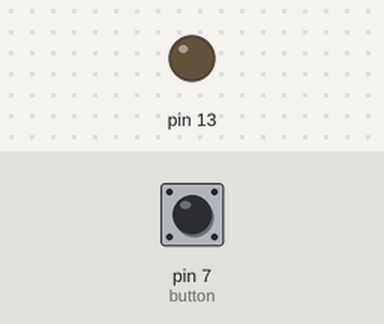
Bench run of a sketch on a simulated Arduino Uno, built with avr-gcc and run on an emulated ATmega328P. Parts: output pins drawn as LEDs (lit = HIGH). The test bench sets the inputs (shaded band); at power-on: pin 7 (button) LOW. What the sketch prints to the serial monitor is not drawn.

Above: at 1.2 s.
1.3 s: pin 7 (button) pulled HIGH for 0.15 s
At 1.37 s:
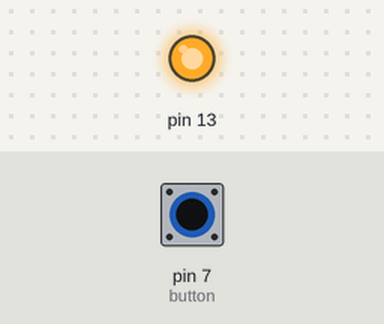
2.9 s: pin 7 (button) pulled HIGH for 3.2 s
At 6.9 s:
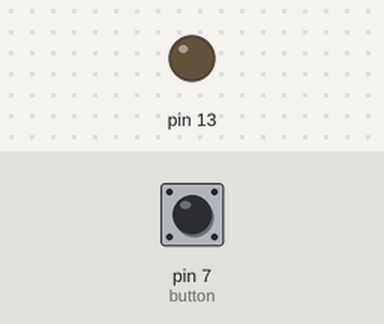
Timing chart, 0 to 8.4 s (numbered marks = the images above; inputs shaded):
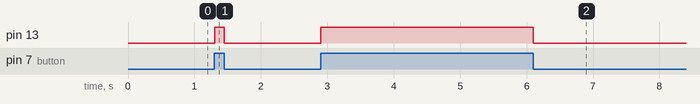

The sketch:

Led_glow_using_pushbutton.ino
```cpp
// C++ code
//
int button = 7;
void setup()
{
    pinMode(13, OUTPUT);
    pinMode(button, INPUT);
    Serial.begin(9600);
}

void loop()
{
    Serial.println(digitalRead(button));
    if (digitalRead(button) == HIGH)
    {
        digitalWrite(13, HIGH);
    }
    else
    {
        digitalWrite(13, LOW);
    }
}
```

Measured:
- after the input at 1.3 s, pin 13: LOW → HIGH at once, → LOW 0.15 s later
- after the input at 2.9 s, pin 13: LOW → HIGH at once, → LOW 3.2 s later
